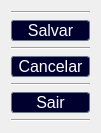
   <widget class="QWidget" name="verticalLayoutWidget">
    <property name="geometry">
     <rect>
      <x>1060</x>
      <y>507</y>
      <width>101</width>
      <height>113</height>
     </rect>
    </property>
    <layout class="QVBoxLayout" name="verticalLayout">
     <item>
      <widget class="Line" name="line_5">
       <property name="orientation">
        <enum>Qt::Horizontal</enum>
       </property>
      </widget>
     </item>
     <item>
      <widget class="QPushButton" name="btn_ani_cadastrar">
       <property name="font">
        <font>
         <pointsize>12</pointsize>
        </font>
       </property>
       <property name="cursor">
        <cursorShape>PointingHandCursor</cursorShape>
       </property>
       <property name="styleSheet">
        <string notr="true">QPushButton{
color:rgb(255,255, 255);
background-color: rgb(0, 0, 47);
        border-style: solid;
        border-width: 1px;
        border-color: rgb(103, 120, 138);
border-radius:3px}

QPushButton:hover{
color: rgb(0, 0, 47);
background-color: rgb(192, 206, 255);
        border-style: solid;
        border-width: 1px;
        border-color: rgb(103, 120, 138);
border-radius:3px}

QPushButton:pressed {
    background-color: qradialgradient(cx: 0.5, cy: 0.5, radius: 1, fx: 0.5, fy: 0.5,
        stop: 0 rgb(255, 255, 255));
    border-color: rgb(0, 0, 47);
border-radius:3px}
</string>
       </property>
       <property name="text">
        <string>Salvar</string>
       </property>
       <property name="icon">
        <iconset>
         <normaloff>../../imagens/icon-add.png</normaloff>../../imagens/icon-add.png</iconset>
       </property>
      </widget>
     </item>
     <item>
      <widget class="Line" name="line_3">
       <property name="orientation">
        <enum>Qt::Horizontal</enum>
       </property>
      </widget>
     </item>
     <item>
      <widget class="QPushButton" name="btn_ani_cancelar">
       <property name="font">
        <font>
         <pointsize>12</pointsize>
        </font>
       </property>
       <property name="cursor">
        <cursorShape>PointingHandCursor</cursorShape>
       </property>
       <property name="styleSheet">
        <string notr="true">QPushButton{
color:rgb(255,255, 255);
background-color: rgb(0, 0, 47);
        border-style: solid;
        border-width: 1px;
        border-color: rgb(103, 120, 138);
border-radius:3px}

QPushButton:hover{
color: rgb(0, 0, 47);
background-color: rgb(192, 206, 255);
        border-style: solid;
        border-width: 1px;
        border-color: rgb(103, 120, 138);
border-radius:3px}

QPushButton:pressed {
    background-color: qradialgradient(cx: 0.5, cy: 0.5, radius: 1, fx: 0.5, fy: 0.5,
        stop: 0 rgb(255, 255, 255));
    border-color: rgb(0, 0, 47);
border-radius:3px}
</string>
       </property>
       <property name="text">
        <string>Cancelar</string>
       </property>
       <property name="icon">
        <iconset>
         <normaloff>../../imagens/icon-add.png</normaloff>../../imagens/icon-add.png</iconset>
       </property>
      </widget>
     </item>
     <item>
      <widget class="Line" name="line_2">
       <property name="orientation">
        <enum>Qt::Horizontal</enum>
       </property>
      </widget>
     </item>
     <item>
      <widget class="QPushButton" name="btn_ani_sair">
       <property name="font">
        <font>
         <pointsize>12</pointsize>
        </font>
       </property>
       <property name="cursor">
        <cursorShape>PointingHandCursor</cursorShape>
       </property>
       <property name="styleSheet">
        <string notr="true">QPushButton{
color:rgb(255,255, 255);
background-color: rgb(0, 0, 47);
        border-style: solid;
        border-width: 1px;
        border-color: rgb(103, 120, 138);
border-radius:3px}

QPushButton:hover{
color: rgb(0, 0, 47);
background-color: rgb(192, 206, 255);
        border-style: solid;
        border-width: 1px;
        border-color: rgb(103, 120, 138);
border-radius:3px}

QPushButton:pressed {
    background-color: qradialgradient(cx: 0.5, cy: 0.5, radius: 1, fx: 0.5, fy: 0.5,
        stop: 0 rgb(255, 255, 255));
    border-color: rgb(0, 0, 47);
border-radius:3px}
</string>
       </property>
       <property name="text">
        <string>Sair</string>
       </property>
       <property name="icon">
        <iconset>
         <normaloff>../../imagens/icons-sinal-saída.png</normaloff>../../imagens/icons-sinal-saída.png</iconset>
       </property>
      </widget>
     </item>
     <item>
      <widget class="Line" name="line_7">
       <property name="orientation">
        <enum>Qt::Horizontal</enum>
       </property>
      </widget>
     </item>
    </layout>
   </widget>
